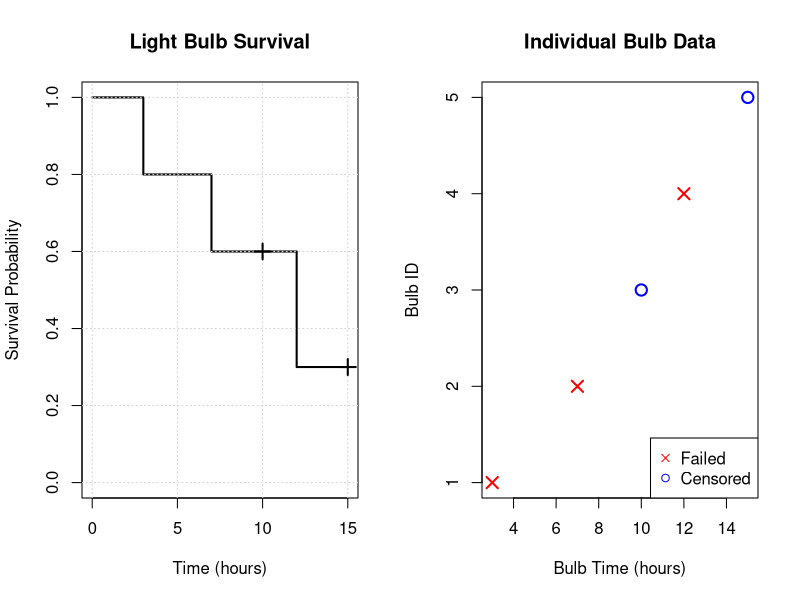
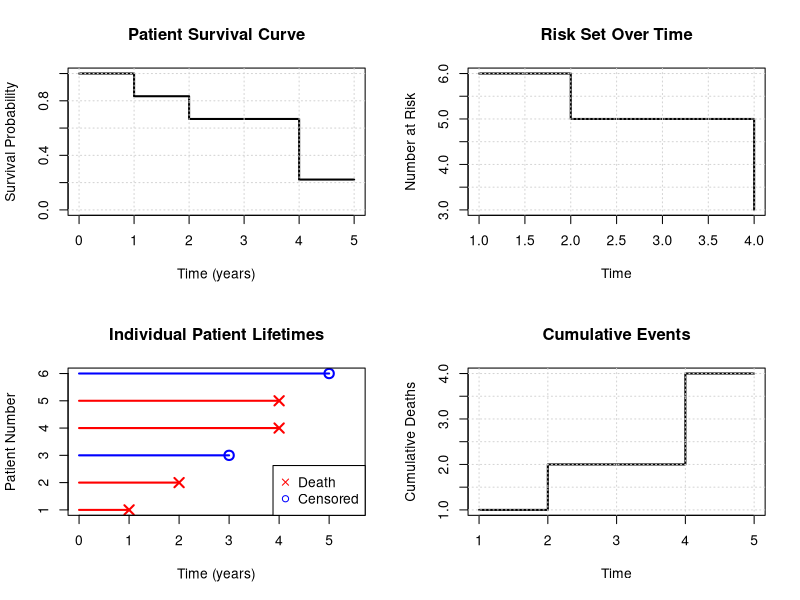
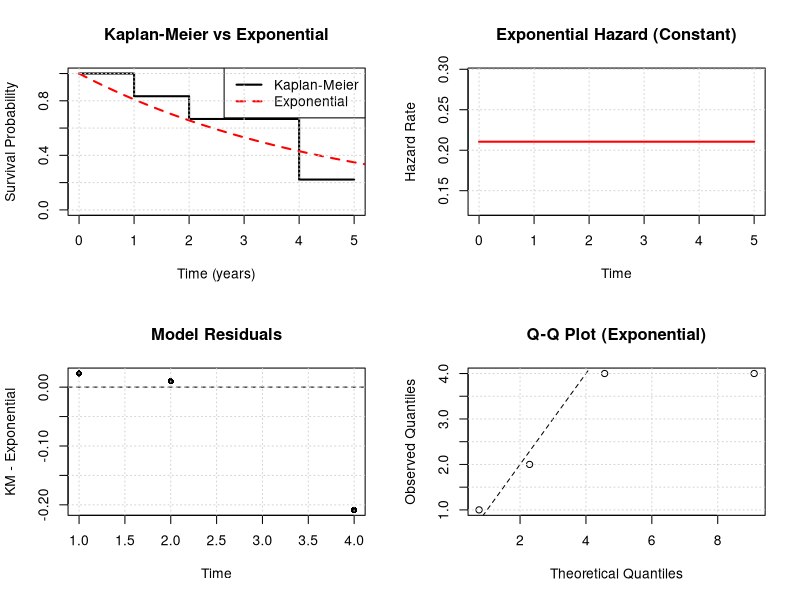
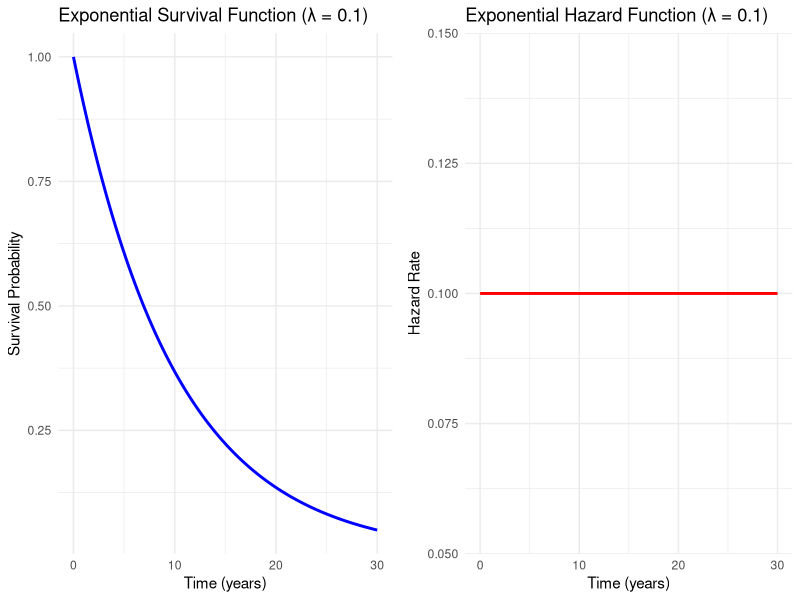
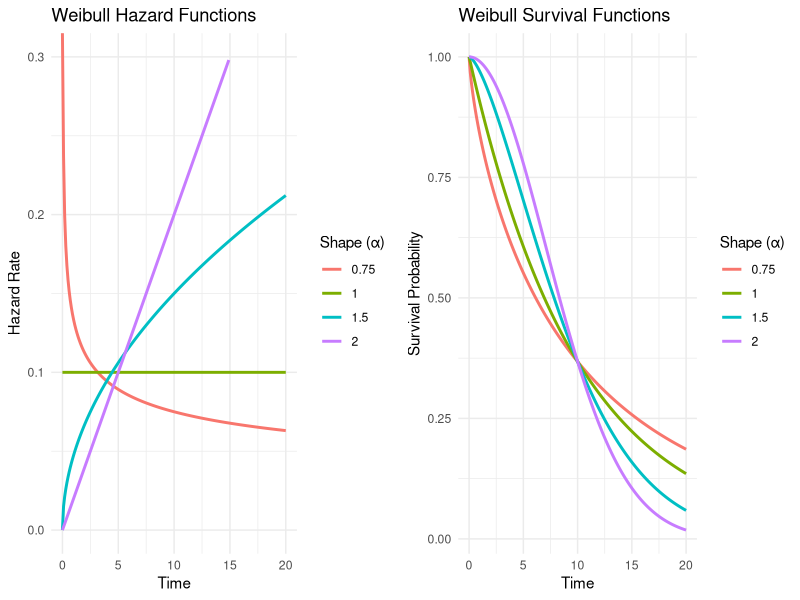

Reproduce these figures in R, in order.
## ---- chunk 1
#| label: setup

library(survival)
library(ggplot2)
library(dplyr)
library(gridExtra)

# Set random seed for reproducibility
set.seed(123)
## ---- chunk 2
#| label: lightbulb-demo
#| fig-height: 6

# Input actual class data here
bulb_times <- c(3, 7, 10, 12, 15)  # Replace with actual times
bulb_status <- c(1, 1, 0, 1, 0)    # 1=failed, 0=censored

# Manual calculation verification
cat("Manual Calculations:\n")
cat("Bulb-hours:", sum(bulb_times), "\n")
cat("Failures:", sum(bulb_status), "\n")
cat("Failure rate:", round(sum(bulb_status)/sum(bulb_times), 4), "per hour\n\n")

# Kaplan-Meier curve
bulb_surv <- Surv(bulb_times, bulb_status)
km_fit <- survfit(bulb_surv ~ 1)

# Create detailed plot
par(mfrow=c(1,2))

# Plot 1: Basic survival curve
plot(km_fit, xlab="Time (hours)", ylab="Survival Probability", 
     main="Light Bulb Survival", conf.int=FALSE, lwd=2)
grid()

# Add censoring marks
censor_times <- bulb_times[bulb_status == 0]
if(length(censor_times) > 0) {
  censor_surv <- summary(km_fit, times=censor_times)$surv
  points(censor_times, censor_surv, pch=3, cex=1.5, lwd=2)
}

# Plot 2: Step-by-step data
plot(bulb_times, 1:length(bulb_times), 
     pch=ifelse(bulb_status==1, 4, 1),
     col=ifelse(bulb_status==1, "red", "blue"),
     xlab="Bulb Time (hours)", ylab="Bulb ID",
     main="Individual Bulb Data",
     cex=1.5, lwd=2)
legend("bottomright", c("Failed", "Censored"), 
       pch=c(4,1), col=c("red", "blue"))

par(mfrow=c(1,1))

# Print survival table
cat("Kaplan-Meier Table:\n")
print(summary(km_fit))
## ---- chunk 3
#| label: patient-survival
#| fig-height: 6

# Patient data
time <- c(1, 2, 3, 4, 4, 5)
status <- c(1, 1, 0, 1, 1, 0)

# Manual calculations first
cat("Manual Verification:\n")
cat("Person-time:", sum(time), "years\n")
cat("Deaths:", sum(status), "\n")
cat("Overall rate:", round(sum(status)/sum(time), 4), "per year\n\n")

# Survival analysis
surv_obj <- Surv(time, status)
km_patient <- survfit(surv_obj ~ 1)

# Create comprehensive visualization
par(mfrow=c(2,2))

# Plot 1: Survival curve
plot(km_patient, xlab="Time (years)", ylab="Survival Probability", 
     main="Patient Survival Curve", conf.int=FALSE, lwd=2)
grid()

# Plot 2: Risk set over time
times <- sort(unique(time[status==1]))
risk_set <- sapply(times, function(t) sum(time >= t))
plot(times, risk_set, type="s", lwd=2,
     xlab="Time", ylab="Number at Risk", 
     main="Risk Set Over Time")
grid()

# Plot 3: Individual patient data (dumbbell timeline)
plot(time, 1:6, pch=ifelse(status==1, 4, 1),
     col=ifelse(status==1, "red", "blue"),
     xlab="Time (years)", ylab="Patient Number", 
     main="Individual Patient Lifetimes",
     cex=1.5, lwd=2, xlim=c(0, max(time)*1.1))

# Add horizontal lines from 0 to each event time
for(i in 1:6) {
  segments(0, i, time[i], i, 
           col=ifelse(status[i]==1, "red", "blue"), 
           lwd=2)
}

legend("bottomright", c("Death", "Censored"), 
       pch=c(4,1), col=c("red", "blue"))

# Plot 4: Cumulative events
cum_events <- cumsum(status[order(time)])
ordered_times <- sort(time)
plot(ordered_times, cum_events, type="s", lwd=2,
     xlab="Time", ylab="Cumulative Deaths",
     main="Cumulative Events")
grid()

par(mfrow=c(1,1))

# Detailed survival table
cat("Detailed Survival Table:\n")
print(summary(km_patient))
## ---- chunk 4
#| label: exponential-comparison
#| fig-height: 8

# Calculate MLE
d <- sum(status)
V <- sum(time) 
lambda_hat <- d/V

cat("Exponential Model:\n")
cat("λ̂ =", round(lambda_hat, 4), "per year\n")
cat("Mean survival =", round(1/lambda_hat, 2), "years\n")
cat("Median survival =", round(log(2)/lambda_hat, 2), "years\n\n")

# Create comparison plots
par(mfrow=c(2,2))

# Plot 1: Both survival curves
plot(km_patient, conf.int=FALSE, lwd=2,
     xlab="Time (years)", ylab="Survival Probability",
     main="Kaplan-Meier vs Exponential")
curve(exp(-lambda_hat * x), from=0, to=6, add=TRUE, 
      col="red", lwd=2, lty=2)
legend("topright", c("Kaplan-Meier", "Exponential"), 
       col=c("black", "red"), lwd=2, lty=c(1,2))
grid()

# Plot 2: Hazard functions
plot(c(0, max(time)), c(lambda_hat, lambda_hat), type="l",
     lwd=2, col="red", xlab="Time", ylab="Hazard Rate",
     main="Exponential Hazard (Constant)")
grid()

# Plot 3: Residuals
km_times <- summary(km_patient)$time
km_surv <- summary(km_patient)$surv
exp_surv <- exp(-lambda_hat * km_times)
plot(km_times, km_surv - exp_surv, type="p", pch=16,
     xlab="Time", ylab="KM - Exponential",
     main="Model Residuals")
abline(h=0, lty=2)
grid()

# Plot 4: Q-Q plot for exponential
theoretical_quantiles <- qexp(ppoints(length(time[status==1])), rate=lambda_hat)
observed_quantiles <- sort(time[status==1])
plot(theoretical_quantiles, observed_quantiles,
     xlab="Theoretical Quantiles", ylab="Observed Quantiles",
     main="Q-Q Plot (Exponential)")
abline(0, 1, lty=2)
grid()

par(mfrow=c(1,1))

# Summary comparison
cat("Model Comparison at t=3:\n")
km_3 <- summary(km_patient, times=3)$surv
exp_3 <- exp(-lambda_hat * 3)
cat("Kaplan-Meier S(3) =", round(km_3, 3), "\n")
cat("Exponential S(3) =", round(exp_3, 3), "\n")
cat("Difference =", round(km_3 - exp_3, 3), "\n")
## ---- chunk 5
#| label: exercise-1-verify

# Patient data
time <- c(7, 6, 6, 5, 2, 4)
status <- c(1, 1, 0, 1, 0, 0)  # 1 = death, 0 = censored

# Calculate person-time and deaths
person_time <- sum(time)
deaths <- sum(status)

print(paste("Person-time:", person_time))
print(paste("Deaths:", deaths))
print(paste("Hazard rate:", deaths/person_time))
## ---- chunk 6
#| label: exponential-verification

lambda <- 0.1

# Survival at 5 years
surv_5 <- exp(-lambda * 5)
print(paste("S(5) =", round(surv_5, 4)))

# Mean survival
mean_surv <- 1/lambda
print(paste("Mean survival =", mean_surv, "years"))

# Median survival
median_surv <- log(2)/lambda
print(paste("Median survival =", round(median_surv, 2), "years"))

# Verify: S(median) should equal 0.5
print(paste("S(median) =", round(exp(-lambda * median_surv), 3)))
## ---- chunk 7
#| label: exponential-plots

# Create time sequence
time_seq <- seq(0, 30, 0.1)

# Calculate survival and hazard functions
surv_func <- exp(-lambda * time_seq)
hazard_func <- rep(lambda, length(time_seq))

# Create plots
p1 <- ggplot(data.frame(time = time_seq, survival = surv_func), 
             aes(x = time, y = survival)) +
  geom_line(size = 1, color = "blue") +
  labs(title = "Exponential Survival Function (λ = 0.1)",
       x = "Time (years)", y = "Survival Probability") +
  theme_minimal()

p2 <- ggplot(data.frame(time = time_seq, hazard = hazard_func), 
             aes(x = time, y = hazard)) +
  geom_line(size = 1, color = "red") +
  labs(title = "Exponential Hazard Function (λ = 0.1)",
       x = "Time (years)", y = "Hazard Rate") +
  theme_minimal()

grid.arrange(p1, p2, ncol = 2)
## ---- chunk 8
#| label: weibull-verification

alpha <- 2
lambda <- 0.1
t <- 5

# Hazard at t=5
hazard_5 <- alpha * (lambda^alpha) * (t^(alpha-1))
print(paste("h(5) =", hazard_5))

# Cumulative hazard at t=5
cum_hazard_5 <- (lambda * t)^alpha
print(paste("H(5) =", cum_hazard_5))

# Survival at t=5
surv_5_weibull <- exp(-cum_hazard_5)
print(paste("S(5) =", round(surv_5_weibull, 4)))

# Verify using R's built-in function
surv_5_r <- pweibull(5, shape=alpha, scale=1/lambda, lower.tail=FALSE)
print(paste("S(5) using R =", round(surv_5_r, 4)))
## ---- chunk 9
#| label: weibull-comparison

# Define parameters for comparison
time_seq <- seq(0, 20, 0.1)
lambda <- 0.1

# Different shape parameters
alphas <- c(0.75, 1, 1.5, 2)

# Create data frame for plotting
weibull_data <- data.frame()

for(alpha in alphas) {
  hazard <- alpha * (lambda^alpha) * (time_seq^(alpha-1))
  survival <- exp(-(lambda * time_seq)^alpha)
  
  temp_data <- data.frame(
    time = time_seq,
    hazard = hazard,
    survival = survival,
    alpha = as.factor(alpha)
  )
  weibull_data <- rbind(weibull_data, temp_data)
}

# Plot hazard functions
p1 <- ggplot(weibull_data, aes(x = time, y = hazard, color = alpha)) +
  geom_line(size = 1) +
  labs(title = "Weibull Hazard Functions",
       x = "Time", y = "Hazard Rate",
       color = "Shape (α)") +
  theme_minimal() +
  ylim(0, 0.3)

# Plot survival functions  
p2 <- ggplot(weibull_data, aes(x = time, y = survival, color = alpha)) +
  geom_line(size = 1) +
  labs(title = "Weibull Survival Functions",
       x = "Time", y = "Survival Probability",
       color = "Shape (α)") +
  theme_minimal()

grid.arrange(p1, p2, ncol = 2)
## ---- chunk 10
#| label: mle-verification

# Our data
time <- c(7, 6, 6, 5, 2, 4)
status <- c(1, 1, 0, 1, 0, 0)

d <- sum(status)  # deaths
V <- sum(time)    # person-time

# MLE
lambda_hat <- d/V
print(paste("λ̂ =", round(lambda_hat, 4)))

# Variance and standard error
var_lambda <- lambda_hat^2 / d
se_lambda <- sqrt(var_lambda)

print(paste("Variance of λ̂ =", round(var_lambda, 6)))
print(paste("Standard Error =", round(se_lambda, 4)))

# 95% Confidence interval (using normal approximation)
ci_lower <- lambda_hat - 1.96 * se_lambda
ci_upper <- lambda_hat + 1.96 * se_lambda

print(paste("95% CI: (", round(ci_lower, 4), ",", round(ci_upper, 4), ")"))
## ---- chunk 11
#| label: workshop-solution

# Solution
time_workshop <- c(12, 8, 15, 10, 6, 9)
status_workshop <- c(1, 1, 0, 1, 0, 1)

person_time_total <- sum(time_workshop)
deaths_total <- sum(status_workshop)
lambda_est <- deaths_total / person_time_total

print("=== SOLUTION ===")
print(paste("Person-time:", person_time_total, "years"))
print(paste("Deaths:", deaths_total))
print(paste("λ estimate:", round(lambda_est, 4)))
print(paste("Mean survival:", round(1/lambda_est, 2), "years"))
print(paste("Median survival:", round(log(2)/lambda_est, 2), "years"))

# Probability calculations
prob_survive_10 <- exp(-lambda_est * 10)
prob_die_5_to_10 <- exp(-lambda_est * 5) - exp(-lambda_est * 10)

print(paste("P(survive > 10 years):", round(prob_survive_10, 4)))
print(paste("P(die between 5-10 years):", round(prob_die_5_to_10, 4)))
print(paste("Hazard rate:", round(lambda_est, 4), "(constant)"))
## ---- chunk 12
#| label: session-info

sessionInfo()
